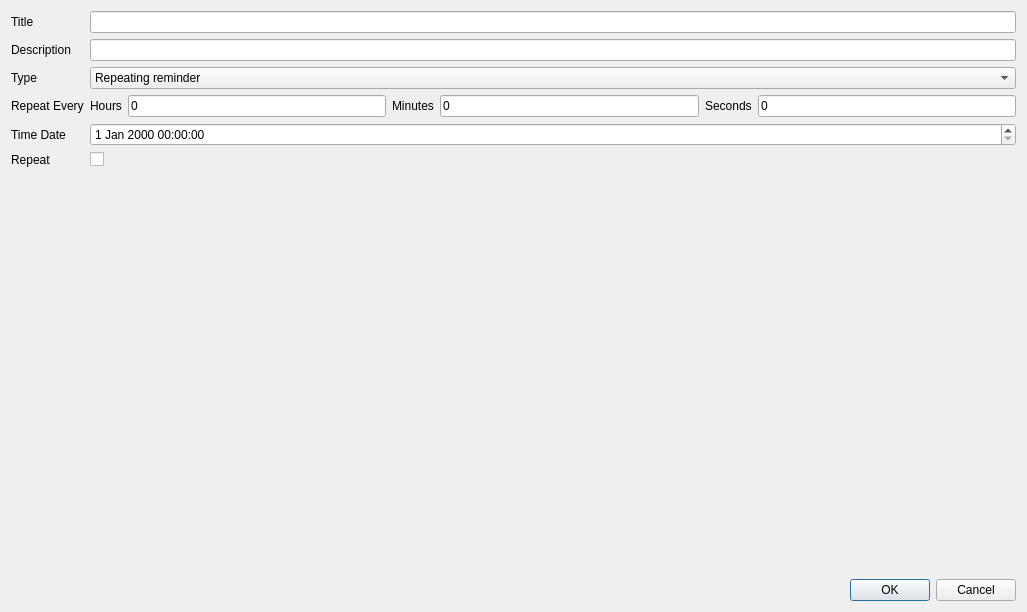
<?xml version="1.0" encoding="UTF-8"?>
<ui version="4.0">
 <class>CreateEventDialog</class>
 <widget class="QDialog" name="CreateEventDialog">
  <property name="geometry">
   <rect>
    <x>0</x>
    <y>0</y>
    <width>1027</width>
    <height>612</height>
   </rect>
  </property>
  <property name="windowTitle">
   <string>Dialog</string>
  </property>
  <property name="locale">
   <locale language="English" country="UnitedStates"/>
  </property>
  <layout class="QVBoxLayout" name="verticalLayout">
   <item>
    <layout class="QFormLayout" name="formLayout">
     <item row="0" column="0">
      <widget class="QLabel" name="titleLabel">
       <property name="text">
        <string>Title</string>
       </property>
      </widget>
     </item>
     <item row="0" column="1">
      <widget class="QLineEdit" name="titleLine"/>
     </item>
     <item row="1" column="0">
      <widget class="QLabel" name="descriptionLabel">
       <property name="text">
        <string>Description</string>
       </property>
      </widget>
     </item>
     <item row="1" column="1">
      <widget class="QLineEdit" name="descriptionLine"/>
     </item>
     <item row="2" column="0">
      <widget class="QLabel" name="typeLabel">
       <property name="text">
        <string>Type</string>
       </property>
      </widget>
     </item>
     <item row="2" column="1">
      <widget class="QComboBox" name="comboBox">
       <item>
        <property name="text">
         <string>Repeating reminder</string>
        </property>
       </item>
       <item>
        <property name="text">
         <string>Reminder</string>
        </property>
       </item>
      </widget>
     </item>
     <item row="3" column="0">
      <widget class="QLabel" name="repeatEveryLabel">
       <property name="text">
        <string>Repeat Every</string>
       </property>
      </widget>
     </item>
     <item row="3" column="1">
      <layout class="QHBoxLayout" name="horizontalLayout">
       <item>
        <widget class="QLabel" name="hoursLabel">
         <property name="text">
          <string>Hours</string>
         </property>
        </widget>
       </item>
       <item>
        <widget class="QLineEdit" name="hoursLine">
         <property name="inputMask">
          <string>99999999</string>
         </property>
         <property name="text">
          <string>0</string>
         </property>
        </widget>
       </item>
       <item>
        <widget class="QLabel" name="minutesLabel">
         <property name="text">
          <string>Minutes</string>
         </property>
        </widget>
       </item>
       <item>
        <widget class="QLineEdit" name="minutesLine">
         <property name="inputMask">
          <string>99999999</string>
         </property>
         <property name="text">
          <string>0</string>
         </property>
        </widget>
       </item>
       <item>
        <widget class="QLabel" name="secondsLabel">
         <property name="text">
          <string>Seconds</string>
         </property>
        </widget>
       </item>
       <item>
        <widget class="QLineEdit" name="secondsLine">
         <property name="inputMask">
          <string>9999999999</string>
         </property>
         <property name="text">
          <string>0</string>
         </property>
        </widget>
       </item>
      </layout>
     </item>
     <item row="4" column="0">
      <widget class="QLabel" name="dateTimeLabel">
       <property name="text">
        <string>Time Date</string>
       </property>
      </widget>
     </item>
     <item row="4" column="1">
      <widget class="QDateTimeEdit" name="dateTimeEdit"/>
     </item>
     <item row="5" column="0">
      <widget class="QLabel" name="repeatLabel">
       <property name="text">
        <string>Repeat</string>
       </property>
      </widget>
     </item>
     <item row="5" column="1">
      <widget class="QCheckBox" name="checkBox">
       <property name="text">
        <string/>
       </property>
      </widget>
     </item>
    </layout>
   </item>
   <item>
    <widget class="QDialogButtonBox" name="buttonBox">
     <property name="orientation">
      <enum>Qt::Orientation::Horizontal</enum>
     </property>
     <property name="standardButtons">
      <set>QDialogButtonBox::StandardButton::Cancel|QDialogButtonBox::StandardButton::Ok</set>
     </property>
    </widget>
   </item>
  </layout>
 </widget>
 <resources/>
 <connections>
  <connection>
   <sender>buttonBox</sender>
   <signal>accepted()</signal>
   <receiver>CreateEventDialog</receiver>
   <slot>accept()</slot>
   <hints>
    <hint type="sourcelabel">
     <x>248</x>
     <y>254</y>
    </hint>
    <hint type="destinationlabel">
     <x>157</x>
     <y>274</y>
    </hint>
   </hints>
  </connection>
  <connection>
   <sender>buttonBox</sender>
   <signal>rejected()</signal>
   <receiver>CreateEventDialog</receiver>
   <slot>reject()</slot>
   <hints>
    <hint type="sourcelabel">
     <x>316</x>
     <y>260</y>
    </hint>
    <hint type="destinationlabel">
     <x>286</x>
     <y>274</y>
    </hint>
   </hints>
  </connection>
 </connections>
</ui>
